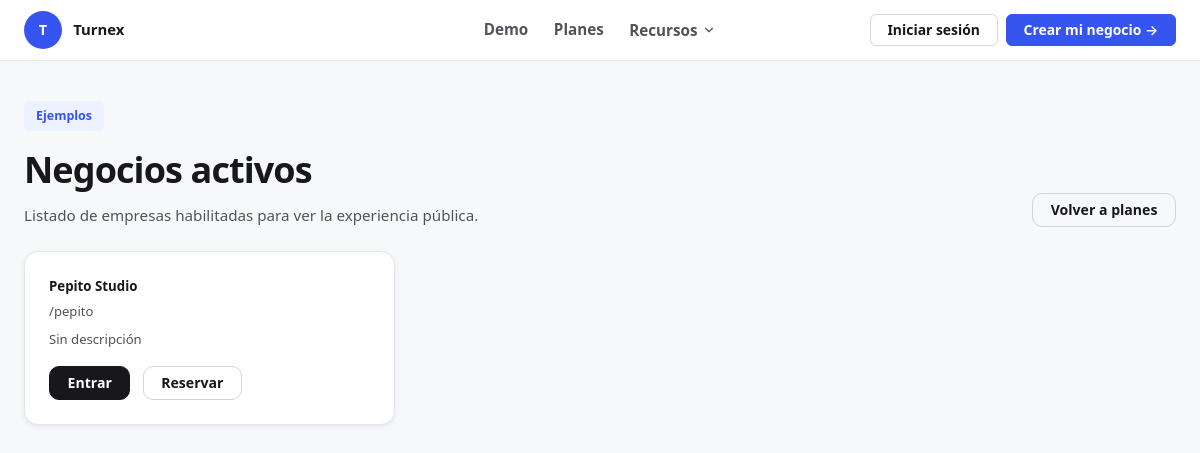
The page /directory on the database its author committed.
### app/models.py (models this page shows)
class Company(db.Model):
    id = db.Column(db.Integer, primary_key=True)
    slug = db.Column(db.String(100), unique=True, nullable=False, index=True)
    name = db.Column(db.String(120), nullable=False)
    logo_url = db.Column(db.String(500), nullable=True)
    cover_photo_url = db.Column(db.String(500), nullable=True)
    description = db.Column(db.Text, nullable=True)
    address = db.Column(db.String(255), nullable=True)
    phone = db.Column(db.String(50), nullable=True)
    email = db.Column(db.String(120), nullable=True)
    timezone = db.Column(db.String(80), default='America/Argentina/Buenos_Aires', nullable=False)
    category = db.Column(db.String(80), nullable=True)
    instagram_url = db.Column(db.String(255), nullable=True)
    facebook_url  = db.Column(db.String(255), nullable=True)
    onboarding_step = db.Column(db.Integer, default=1, nullable=False)
    staffing_mode = db.Column(db.String(20), nullable=True)  # 'solo' | 'team'
    cancelation_limit_hours = db.Column(db.Integer, default=24)
    cancelation_penalty_enabled = db.Column(db.Boolean, default=False)
    cancelation_penalty_amount = db.Column(db.Float, default=0)
    plan_name = db.Column(db.String(50), default='BASE', nullable=False)
    plan_status = db.Column(db.String(30), default='ACTIVE', nullable=False)
    trial_expires_at    = db.Column(db.DateTime, nullable=True)
    trial_warning_sent  = db.Column(db.Boolean, default=False, nullable=False)
    active = db.Column(db.Boolean, default=True, nullable=False)
    brand_color = db.Column(db.String(20), default='#198754', nullable=False)
    created_at = db.Column(db.DateTime, default=datetime.utcnow, nullable=False)
    config = db.relationship('CompanyConfig', uselist=False, back_populates='company', cascade='all, delete-orphan')
    payments = db.relationship('SubscriptionPayment', back_populates='company', cascade='all, delete-orphan')
    admins = db.relationship('AdminUser', back_populates='company', cascade='all, delete-orphan')
    employees = db.relationship('Employee', back_populates='company', cascade='all, delete-orphan')
    services = db.relationship('Service', back_populates='company', cascade='all, delete-orphan')
    appointments = db.relationship('Appointment', back_populates='company', cascade='all, delete-orphan')
    customers = db.relationship('Customer', back_populates='company', cascade='all, delete-orphan')
    blocked_periods = db.relationship('BlockedPeriod', back_populates='company', cascade='all, delete-orphan')
    google_calendar = db.relationship('GoogleCalendarConnection', uselist=False, back_populates='company', cascade='all, delete-orphan')
    hours = db.relationship('CompanyHours', back_populates='company', cascade='all, delete-orphan', order_by='CompanyHours.weekday')

### app/blueprints/public.py (the view)
@public_bp.route('/directory')
def directory():
    companies = Company.query.filter_by(active=True).order_by(Company.name.asc()).all()
    return render_template('directory.html', companies=companies)

### app/templates/directory.html (shortened to what this page needs)
{% extends 'base.html' %}
{% block content %}
<div class="container py-5">
  <div class="d-flex justify-content-between align-items-end flex-wrap gap-3 mb-4">
    <div>
      <div class="section-kicker">Ejemplos</div>
      <h1 class="section-title mb-0">Negocios activos</h1>
      <p class="section-text">Listado de empresas habilitadas para ver la experiencia pública.</p>
    </div>
    <a class="btn btn-outline-dark" href="{{ url_for('public.home') }}">Volver a planes</a>
  </div>
  <div class="row g-4">
    {% for company in companies %}
      <div class="col-md-4">
        <div class="card shadow-sm h-100">
          <div class="card-body">
            <h5 class="mb-1">{{ company.name }}</h5>
            <p class="text-secondary small mb-2">/{{ company.slug }}</p>
            <p class="text-secondary small mb-3">{{ company.description or 'Sin descripción' }}</p>
            <a class="btn btn-dark" href="{{ url_for('public.company_page', slug=company.slug) }}">Entrar</a>
            <a class="btn btn-outline-dark ms-2" href="{{ url_for('public.booking_page', slug=company.slug) }}">Reservar</a>
          </div>
        </div>
      </div>
    {% else %}
      <div class="col-12">
        <div class="empty-public-state">Todavía no hay empresas activas.</div>
      </div>
    {% endfor %}
  </div>
</div>
{% endblock %}

### app/templates/base.html (shortened to what this page needs)
<!doctype html>
<html lang="es">
<head>
  <link href="{{ url_for('static', filename='design.css') }}" rel="stylesheet">
  <link href="{{ url_for('static', filename='styles.css') }}" rel="stylesheet">
  <link href="{{ url_for('static', filename='admin_styles.css') }}" rel="stylesheet">
</head>
<body>
  {% set current_company = company if company is defined else None %}
  {% block topnav %}
  <nav class="pub-nav{% if request.endpoint in ('public.home','public.company_page') %} pub-nav--dark{% endif %}">
    <div class="container">
      <div class="pub-nav-inner">
        <a class="pub-brand" href="{% if current_company %}{{ url_for('public.company_page', slug=current_company.slug) }}{% else %}{{ url_for('public.home') }}{% endif %}">
          {% if current_company and current_company.logo_url %}
            <img src="{{ current_company.logo_url }}" alt="{{ current_company.name }}" class="pub-brand-logo">
          {% else %}
            <div class="pub-brand-icon">{{ (current_company.name[0] if current_company and current_company.name else 'T')|upper }}</div>
          {% endif %}
          <div>
            <span class="pub-brand-name">{{ current_company.name if current_company else 'Turnex' }}</span>
          </div>
        </a>
        <div class="pub-nav-links">
          {% if current_company %}
            <a href="{{ url_for('public.company_page', slug=current_company.slug) }}#servicios">Servicios</a>
            <a href="{{ url_for('public.company_page', slug=current_company.slug) }}#equipo">Profesionales</a>
            <a href="{{ url_for('public.company_page', slug=current_company.slug) }}#nosotros">Nosotros</a>
            <a href="{{ url_for('public.company_page', slug=current_company.slug) }}#contacto">Contacto</a>
          {% else %}
          <a href="{{ url_for('public.home') }}#demo">Demo</a>
          <a href="{{ url_for('public.home') }}#planes">Planes</a>
          <div class="pub-nav-dropdown">
            <button type="button" class="pub-nav-dropdown-btn">
              Recursos
              <svg width="14" height="14" viewBox="0 0 24 24" fill="none" stroke="currentColor" stroke-width="2" stroke-linecap="round" stroke-linejoin="round"><path d="M6 9l6 6 6-6"/></svg>
            </button>
          </div>
          {% endif %}
        </div>
        <div class="pub-nav-actions">
          {% if request.endpoint == 'public.home' %}
            <a class="btn btn-outline-dark btn-sm pub-nav-btn" href="{{ url_for('auth.admin_login') }}">Iniciar sesión</a>
            <a class="btn btn-primary btn-sm pub-nav-btn" href="{{ url_for('onboarding.register') }}">Crear mi negocio →</a>
          {% elif current_user.is_authenticated and current_user.is_admin %}
            <a class="btn btn-outline-dark btn-sm" href="{{ url_for('admin.dashboard', slug=current_user.company.slug) }}">Panel</a>
            <a class="btn btn-outline-secondary btn-sm pub-nav-btn" href="{{ url_for('auth.logout') }}">Salir</a>
          {% elif current_user.is_authenticated and current_user.is_platform_admin %}
            <a class="btn btn-outline-dark btn-sm" href="{{ url_for('platform.dashboard') }}">Plataforma</a>
            <a class="btn btn-outline-secondary btn-sm" href="{{ url_for('auth.logout') }}">Salir</a>
          {% elif current_user.is_authenticated %}
            {% if current_company %}
            <a class="btn btn-outline-dark btn-sm" href="{{ url_for('public.customer_appointments', slug=current_company.slug) }}">Mis turnos</a>
            {% endif %}
            <a class="btn btn-outline-secondary btn-sm" href="{{ url_for('auth.logout') }}">Salir</a>
          {% else %}
            {% if current_company %}
              <a class="btn btn-outline-secondary btn-sm pub-nav-btn" href="{{ url_for('auth.customer_login', slug=current_company.slug) }}">Iniciar sesión</a>
              <a class="btn btn-primary btn-sm pub-nav-btn" href="{{ url_for('public.booking_page', slug=current_company.slug) }}">Reservar turno →</a>
            {% else %}
              <a class="btn btn-outline-dark btn-sm pub-nav-btn" href="{{ url_for('auth.admin_login') }}">Iniciar sesión</a>
              <a class="btn btn-primary btn-sm pub-nav-btn" href="{{ url_for('onboarding.register') }}">Crear mi negocio →</a>
            {% endif %}
          {% endif %}
        </div>
      </div>
    </div>
  </nav>
  {% endblock %}
  {% block content %}{% endblock %}
</body>
</html>

### app/static/styles.css (style rules this page uses)
*, *::before, *::after { box-sizing: border-box; }
body { font-family: system-ui, -apple-system, 'Segoe UI', sans-serif; font-size: 1rem; color: #18181b; background: #f7f8fa; margin: 0; }

### rows shown on the page
Company: name "Pepito Studio", slug "pepito", description "Sin descripción"

### other values the page prints
{{ current_company.name if current_company else 'Turnex' }} "Turnex"
